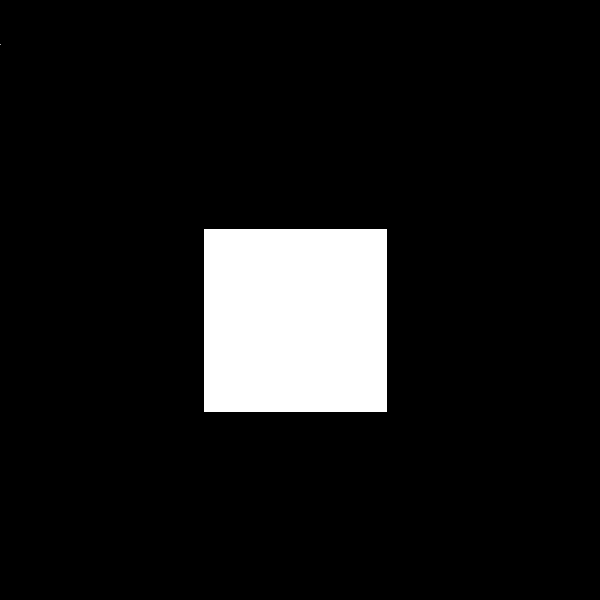
#> input picture Entrega - Transformada de Fourier/sinc.png, 600 x 600 px
$ python espectrotresd.py
#> lines starting #> are read from the running program, lines starting #| are printed output that depends on the picture
import cv2
import numpy as np
import matplotlib.pyplot as plt

# Carregue a imagem
imagem = cv2.imread('sinc.png', cv2.IMREAD_GRAYSCALE)
#> imagem is the input picture: shape (600, 600); min 0, max 255, mean 23.7

# Calcule a Transformada de Fourier 2D
transformada_fourier = np.fft.fft2(imagem)
transformada_fourier_deslocada = np.fft.fftshift(transformada_fourier)  # Desloque para o centro

# Calcule o espectro de magnitude
espectro_magnitude = np.abs(transformada_fourier_deslocada)

# Crie uma grade de coordenadas de frequência
rows, cols = imagem.shape
#> rows = 600; cols = 600
freq_rows = np.fft.fftshift(np.fft.fftfreq(rows))
#> freq_rows = 600 values from -0.5 to 0.498
freq_cols = np.fft.fftshift(np.fft.fftfreq(cols))
#> freq_cols = 600 values from -0.5 to 0.498

# Crie a grade 2D de frequências com as dimensões corretas
freq_cols, freq_rows = np.meshgrid(freq_cols, freq_rows)

# Plotar o espectro 3D
fig = plt.figure(figsize=(10, 8))
ax = fig.add_subplot(111, projection='3d')
ax.plot_surface(freq_cols, freq_rows, np.log1p(espectro_magnitude), cmap='viridis')
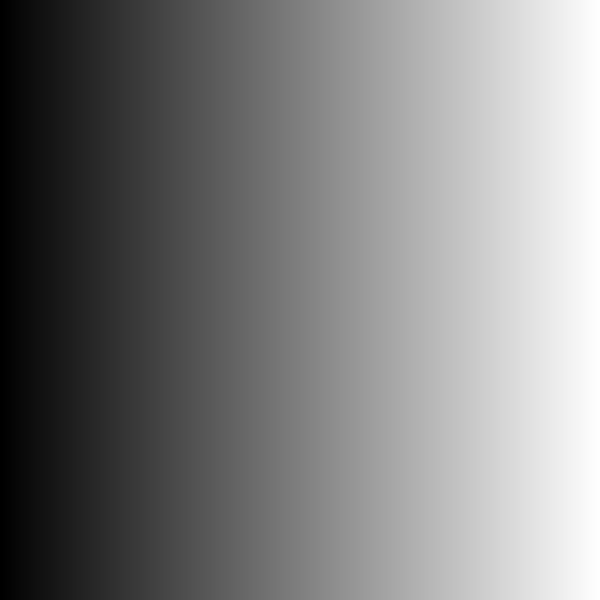
#> freq_cols: shape (600, 600) float64; min -0.5, max 0.498, mean -0.000833; drawn with min black and max white

ax.set_xlabel('Frequência de Coluna')
ax.set_ylabel('Frequência de Linha')
ax.set_zlabel('Log(Espectro de Magnitude)')
ax.set_title('Espectro 3D da Transformada de Fourier')

plt.show()
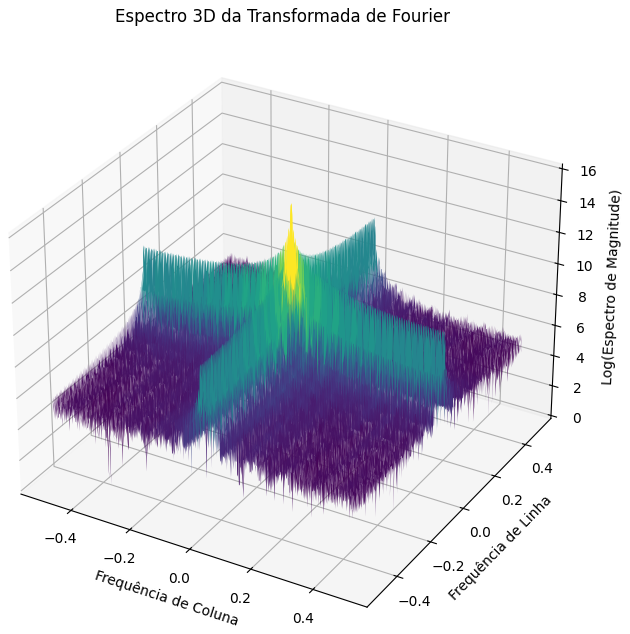
#> figure drawn by matplotlib, 1 panel
